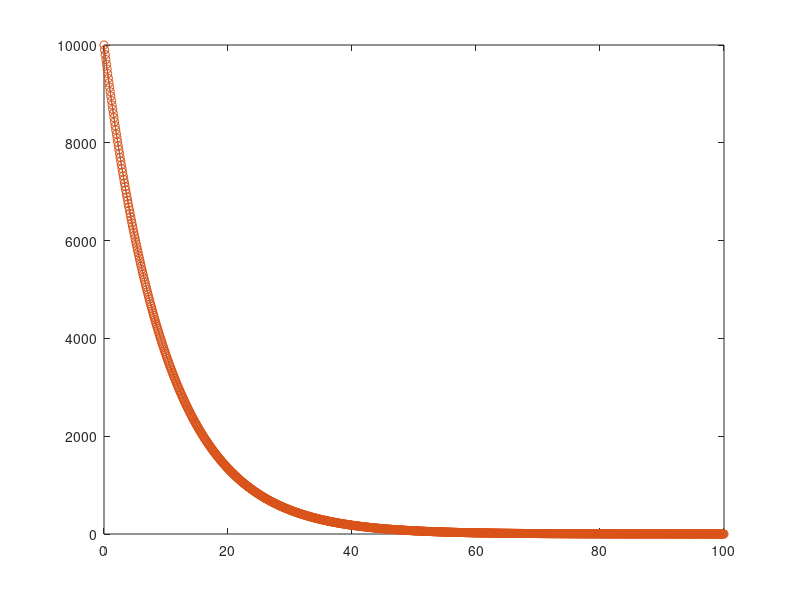

Write the MATLAB code that produced this figure. (Note: this script raises an error after producing the figure.)
clear all
n= 1000;
t0 = 0; t1 = 100;
y10 = 10000; lambda1 = -0.1;

dt = (t1-t0)/n;

T = zeros(n+1,1);
Y1 = zeros(n+1,1);

T(1) = t0;
Y1(1) = y10;

for i = 2:n+1
    T(i) = T(i-1) + dt;
    Y1(i) = Y1(i-1) + dt*lambda1*Y1(i-1);
end

P1 = plot(T,y10*exp(lambda1*T));
hold on
P2 = plot(T, Y1, '-o');
old off
set(P1, 'LineWidth', 4, 'Color', [0 1 1]);
set(P2, 'LineWidth', 1, 'Color', [1 0 0]);
